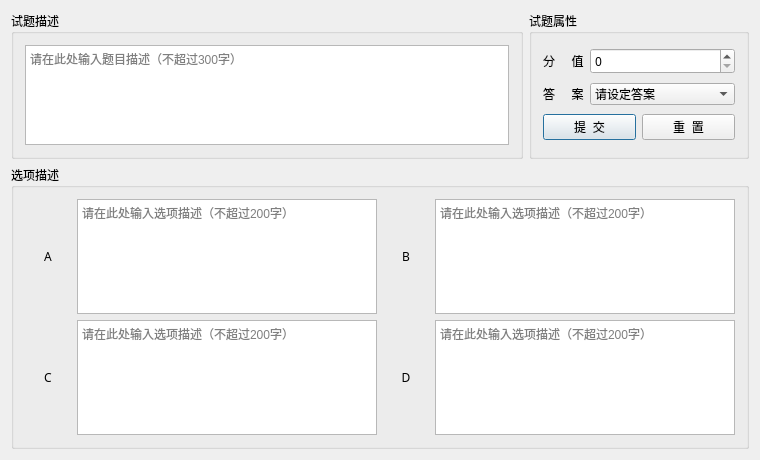
<?xml version="1.0" encoding="UTF-8"?>
<ui version="4.0">
 <class>AddChoice</class>
 <widget class="QDialog" name="AddChoice">
  <property name="geometry">
   <rect>
    <x>0</x>
    <y>0</y>
    <width>760</width>
    <height>460</height>
   </rect>
  </property>
  <property name="windowTitle">
   <string>添加单选题</string>
  </property>
  <property name="sizeGripEnabled">
   <bool>false</bool>
  </property>
  <property name="modal">
   <bool>false</bool>
  </property>
  <layout class="QVBoxLayout" name="verticalLayout_3">
   <item>
    <layout class="QHBoxLayout" name="horizontalLayout_12" stretch="7,3">
     <item>
      <widget class="QGroupBox" name="groupBox_2">
       <property name="font">
        <font>
         <family>微软雅黑</family>
        </font>
       </property>
       <property name="title">
        <string>试题描述</string>
       </property>
       <layout class="QHBoxLayout" name="horizontalLayout_10">
        <item>
         <widget class="QTextEdit" name="description">
          <property name="sizePolicy">
           <sizepolicy hsizetype="Expanding" vsizetype="Expanding">
            <horstretch>0</horstretch>
            <verstretch>0</verstretch>
           </sizepolicy>
          </property>
          <property name="minimumSize">
           <size>
            <width>300</width>
            <height>100</height>
           </size>
          </property>
          <property name="font">
           <font>
            <family>Arial</family>
           </font>
          </property>
          <property name="readOnly">
           <bool>false</bool>
          </property>
          <property name="html">
           <string>&lt;!DOCTYPE HTML PUBLIC &quot;-//W3C//DTD HTML 4.0//EN&quot; &quot;http://www.w3.org/TR/REC-html40/strict.dtd&quot;&gt;
&lt;html&gt;&lt;head&gt;&lt;meta name=&quot;qrichtext&quot; content=&quot;1&quot; /&gt;&lt;style type=&quot;text/css&quot;&gt;
p, li { white-space: pre-wrap; }
&lt;/style&gt;&lt;/head&gt;&lt;body style=&quot; font-family:'Arial'; font-size:9pt; font-weight:400; font-style:normal;&quot;&gt;
&lt;p style=&quot;-qt-paragraph-type:empty; margin-top:0px; margin-bottom:0px; margin-left:0px; margin-right:0px; -qt-block-indent:0; text-indent:0px; font-family:'SimSun';&quot;&gt;&lt;br /&gt;&lt;/p&gt;&lt;/body&gt;&lt;/html&gt;</string>
          </property>
          <property name="placeholderText">
           <string>请在此处输入题目描述（不超过300字）</string>
          </property>
         </widget>
        </item>
       </layout>
      </widget>
     </item>
     <item>
      <widget class="QGroupBox" name="groupBox_3">
       <property name="font">
        <font>
         <family>微软雅黑</family>
        </font>
       </property>
       <property name="title">
        <string>试题属性</string>
       </property>
       <layout class="QVBoxLayout" name="verticalLayout_2">
        <item>
         <layout class="QHBoxLayout" name="horizontalLayout_2">
          <item>
           <widget class="QLabel" name="label_7">
            <property name="sizePolicy">
             <sizepolicy hsizetype="Fixed" vsizetype="Preferred">
              <horstretch>0</horstretch>
              <verstretch>0</verstretch>
             </sizepolicy>
            </property>
            <property name="font">
             <font>
              <family>Arial</family>
             </font>
            </property>
            <property name="text">
             <string>分     值</string>
            </property>
           </widget>
          </item>
          <item>
           <widget class="QSpinBox" name="score">
            <property name="sizePolicy">
             <sizepolicy hsizetype="Preferred" vsizetype="Fixed">
              <horstretch>0</horstretch>
              <verstretch>0</verstretch>
             </sizepolicy>
            </property>
            <property name="maximum">
             <number>100</number>
            </property>
           </widget>
          </item>
         </layout>
        </item>
        <item>
         <layout class="QHBoxLayout" name="horizontalLayout_8">
          <item>
           <widget class="QLabel" name="label_8">
            <property name="sizePolicy">
             <sizepolicy hsizetype="Fixed" vsizetype="Preferred">
              <horstretch>0</horstretch>
              <verstretch>0</verstretch>
             </sizepolicy>
            </property>
            <property name="font">
             <font>
              <family>Arial</family>
             </font>
            </property>
            <property name="text">
             <string>答     案</string>
            </property>
           </widget>
          </item>
          <item>
           <widget class="QComboBox" name="answer">
            <property name="sizePolicy">
             <sizepolicy hsizetype="Preferred" vsizetype="Fixed">
              <horstretch>0</horstretch>
              <verstretch>0</verstretch>
             </sizepolicy>
            </property>
            <property name="font">
             <font>
              <family>Times New Roman</family>
             </font>
            </property>
            <item>
             <property name="text">
              <string>请设定答案</string>
             </property>
            </item>
            <item>
             <property name="text">
              <string>A</string>
             </property>
            </item>
            <item>
             <property name="text">
              <string>B</string>
             </property>
            </item>
            <item>
             <property name="text">
              <string>C</string>
             </property>
            </item>
            <item>
             <property name="text">
              <string>D</string>
             </property>
            </item>
           </widget>
          </item>
         </layout>
        </item>
        <item>
         <layout class="QHBoxLayout" name="horizontalLayout_9">
          <item>
           <widget class="QPushButton" name="submitBtn">
            <property name="sizePolicy">
             <sizepolicy hsizetype="Preferred" vsizetype="Fixed">
              <horstretch>0</horstretch>
              <verstretch>0</verstretch>
             </sizepolicy>
            </property>
            <property name="font">
             <font>
              <family>Arial</family>
             </font>
            </property>
            <property name="text">
             <string>提  交</string>
            </property>
           </widget>
          </item>
          <item>
           <widget class="QPushButton" name="resetBtn">
            <property name="sizePolicy">
             <sizepolicy hsizetype="Preferred" vsizetype="Fixed">
              <horstretch>0</horstretch>
              <verstretch>0</verstretch>
             </sizepolicy>
            </property>
            <property name="font">
             <font>
              <family>Arial</family>
             </font>
            </property>
            <property name="text">
             <string>重  置</string>
            </property>
           </widget>
          </item>
         </layout>
        </item>
       </layout>
      </widget>
     </item>
    </layout>
   </item>
   <item>
    <widget class="QGroupBox" name="groupBox">
     <property name="font">
      <font>
       <family>微软雅黑</family>
      </font>
     </property>
     <property name="title">
      <string>选项描述</string>
     </property>
     <layout class="QHBoxLayout" name="horizontalLayout_11">
      <item>
       <layout class="QVBoxLayout" name="verticalLayout">
        <item>
         <layout class="QHBoxLayout" name="horizontalLayout_6" stretch="1,1">
          <item>
           <layout class="QHBoxLayout" name="horizontalLayout" stretch="1,4">
            <item>
             <widget class="QLabel" name="label_3">
              <property name="sizePolicy">
               <sizepolicy hsizetype="Preferred" vsizetype="Fixed">
                <horstretch>0</horstretch>
                <verstretch>0</verstretch>
               </sizepolicy>
              </property>
              <property name="styleSheet">
               <string notr="true">font: 75 14pt &quot;Arial&quot;;</string>
              </property>
              <property name="text">
               <string>A</string>
              </property>
              <property name="alignment">
               <set>Qt::AlignCenter</set>
              </property>
             </widget>
            </item>
            <item>
             <widget class="QTextEdit" name="choiceB">
              <property name="sizePolicy">
               <sizepolicy hsizetype="Expanding" vsizetype="Expanding">
                <horstretch>0</horstretch>
                <verstretch>0</verstretch>
               </sizepolicy>
              </property>
              <property name="minimumSize">
               <size>
                <width>300</width>
                <height>80</height>
               </size>
              </property>
              <property name="font">
               <font>
                <family>Arial</family>
               </font>
              </property>
              <property name="readOnly">
               <bool>false</bool>
              </property>
              <property name="placeholderText">
               <string>请在此处输入选项描述（不超过200字）</string>
              </property>
             </widget>
            </item>
           </layout>
          </item>
          <item>
           <layout class="QHBoxLayout" name="horizontalLayout_3" stretch="1,4">
            <item>
             <widget class="QLabel" name="label_4">
              <property name="sizePolicy">
               <sizepolicy hsizetype="Preferred" vsizetype="Fixed">
                <horstretch>0</horstretch>
                <verstretch>0</verstretch>
               </sizepolicy>
              </property>
              <property name="styleSheet">
               <string notr="true">font: 75 14pt &quot;Arial&quot;;</string>
              </property>
              <property name="text">
               <string>B</string>
              </property>
              <property name="alignment">
               <set>Qt::AlignCenter</set>
              </property>
             </widget>
            </item>
            <item>
             <widget class="QTextEdit" name="choiceA">
              <property name="sizePolicy">
               <sizepolicy hsizetype="Expanding" vsizetype="Expanding">
                <horstretch>0</horstretch>
                <verstretch>0</verstretch>
               </sizepolicy>
              </property>
              <property name="minimumSize">
               <size>
                <width>300</width>
                <height>80</height>
               </size>
              </property>
              <property name="font">
               <font>
                <family>Arial</family>
               </font>
              </property>
              <property name="readOnly">
               <bool>false</bool>
              </property>
              <property name="placeholderText">
               <string>请在此处输入选项描述（不超过200字）</string>
              </property>
             </widget>
            </item>
           </layout>
          </item>
         </layout>
        </item>
        <item>
         <layout class="QHBoxLayout" name="horizontalLayout_7">
          <item>
           <layout class="QHBoxLayout" name="horizontalLayout_4" stretch="1,4">
            <item>
             <widget class="QLabel" name="label_5">
              <property name="sizePolicy">
               <sizepolicy hsizetype="Preferred" vsizetype="Fixed">
                <horstretch>0</horstretch>
                <verstretch>0</verstretch>
               </sizepolicy>
              </property>
              <property name="styleSheet">
               <string notr="true">font: 75 14pt &quot;Arial&quot;;</string>
              </property>
              <property name="text">
               <string>C</string>
              </property>
              <property name="alignment">
               <set>Qt::AlignCenter</set>
              </property>
             </widget>
            </item>
            <item>
             <widget class="QTextEdit" name="choiceC">
              <property name="sizePolicy">
               <sizepolicy hsizetype="Expanding" vsizetype="Expanding">
                <horstretch>0</horstretch>
                <verstretch>0</verstretch>
               </sizepolicy>
              </property>
              <property name="minimumSize">
               <size>
                <width>300</width>
                <height>80</height>
               </size>
              </property>
              <property name="font">
               <font>
                <family>Arial</family>
               </font>
              </property>
              <property name="readOnly">
               <bool>false</bool>
              </property>
              <property name="placeholderText">
               <string>请在此处输入选项描述（不超过200字）</string>
              </property>
             </widget>
            </item>
           </layout>
          </item>
          <item>
           <layout class="QHBoxLayout" name="horizontalLayout_5" stretch="1,4">
            <item>
             <widget class="QLabel" name="label_6">
              <property name="sizePolicy">
               <sizepolicy hsizetype="Preferred" vsizetype="Fixed">
                <horstretch>0</horstretch>
                <verstretch>0</verstretch>
               </sizepolicy>
              </property>
              <property name="styleSheet">
               <string notr="true">font: 75 14pt &quot;Arial&quot;;</string>
              </property>
              <property name="text">
               <string>D</string>
              </property>
              <property name="alignment">
               <set>Qt::AlignCenter</set>
              </property>
             </widget>
            </item>
            <item>
             <widget class="QTextEdit" name="choiceD">
              <property name="sizePolicy">
               <sizepolicy hsizetype="Expanding" vsizetype="Expanding">
                <horstretch>0</horstretch>
                <verstretch>0</verstretch>
               </sizepolicy>
              </property>
              <property name="minimumSize">
               <size>
                <width>300</width>
                <height>80</height>
               </size>
              </property>
              <property name="font">
               <font>
                <family>Arial</family>
               </font>
              </property>
              <property name="readOnly">
               <bool>false</bool>
              </property>
              <property name="placeholderText">
               <string>请在此处输入选项描述（不超过200字）</string>
              </property>
             </widget>
            </item>
           </layout>
          </item>
         </layout>
        </item>
       </layout>
      </item>
     </layout>
    </widget>
   </item>
  </layout>
 </widget>
 <layoutdefault spacing="6" margin="11"/>
 <resources/>
 <connections/>
</ui>
